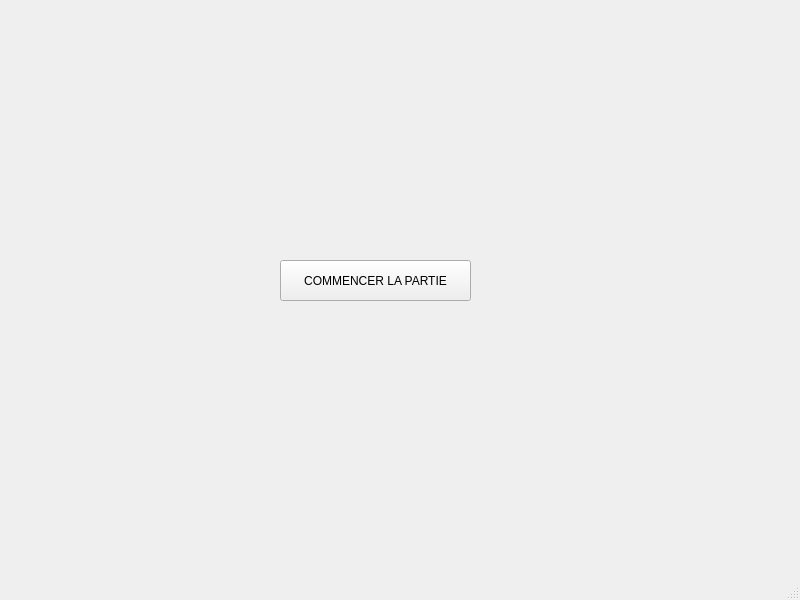
<?xml version="1.0" encoding="UTF-8"?>
<ui version="4.0">
 <class>MainWindow</class>
 <widget class="QMainWindow" name="MainWindow">
  <property name="geometry">
   <rect>
    <x>0</x>
    <y>0</y>
    <width>800</width>
    <height>600</height>
   </rect>
  </property>
  <property name="windowTitle">
   <string>MainWindow</string>
  </property>
  <widget class="QWidget" name="centralwidget">
   <widget class="QPushButton" name="pushButton">
    <property name="geometry">
     <rect>
      <x>280</x>
      <y>260</y>
      <width>191</width>
      <height>41</height>
     </rect>
    </property>
    <property name="text">
     <string>COMMENCER LA PARTIE</string>
    </property>
   </widget>
   <widget class="QWidget" name="verticalLayoutWidget">
    <property name="geometry">
     <rect>
      <x>160</x>
      <y>90</y>
      <width>451</width>
      <height>151</height>
     </rect>
    </property>
    <layout class="QVBoxLayout" name="verticalLayout"/>
   </widget>
  </widget>
  <widget class="QMenuBar" name="menubar">
   <property name="geometry">
    <rect>
     <x>0</x>
     <y>0</y>
     <width>800</width>
     <height>24</height>
    </rect>
   </property>
  </widget>
  <widget class="QStatusBar" name="statusbar"/>
 </widget>
 <resources/>
 <connections/>
</ui>
